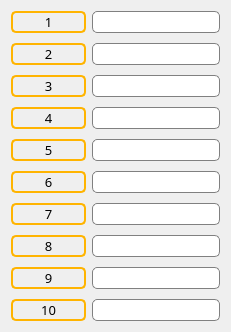
   <widget class="QWidget" name="layoutWidget">
    <property name="geometry">
     <rect>
      <x>30</x>
      <y>100</y>
      <width>211</width>
      <height>321</height>
     </rect>
    </property>
    <property name="font">
     <font>
      <family>나눔바른고딕</family>
      <pointsize>10</pointsize>
     </font>
    </property>
    <layout class="QFormLayout" name="formLayout">
     <property name="verticalSpacing">
      <number>10</number>
     </property>
     <item row="0" column="0">
      <widget class="QPushButton" name="pushButton1">
       <property name="sizePolicy">
        <sizepolicy hsizetype="Fixed" vsizetype="Fixed">
         <horstretch>0</horstretch>
         <verstretch>0</verstretch>
        </sizepolicy>
       </property>
       <property name="minimumSize">
        <size>
         <width>75</width>
         <height>22</height>
        </size>
       </property>
       <property name="maximumSize">
        <size>
         <width>16777215</width>
         <height>22</height>
        </size>
       </property>
       <property name="font">
        <font>
         <family>나눔바른고딕</family>
         <pointsize>10</pointsize>
        </font>
       </property>
       <property name="styleSheet">
        <string notr="true">QPushButton{border: 2px solid rgba(255, 180, 0);border-radius:5px;}
QPushButton:checked{border: 2px solid rgba(255, 180, 0);
background-color:qlineargradient(spread:reflect, x1:0.483889, y1:0, x2:0.500333, y2:0.512,stop:0 rgba(255, 180, 0, 255), stop:1 rgba(255, 229, 44, 255));
border-radius:5px;}</string>
       </property>
       <property name="text">
        <string>1</string>
       </property>
       <property name="checkable">
        <bool>true</bool>
       </property>
      </widget>
     </item>
     <item row="0" column="1">
      <widget class="QLineEdit" name="lineEdit1">
       <property name="minimumSize">
        <size>
         <width>128</width>
         <height>21</height>
        </size>
       </property>
       <property name="font">
        <font>
         <family>나눔바른고딕</family>
         <pointsize>10</pointsize>
        </font>
       </property>
       <property name="styleSheet">
        <string notr="true">border:1px solid grey;
border-radius:5px;</string>
       </property>
      </widget>
     </item>
     <item row="1" column="0">
      <widget class="QPushButton" name="pushButton2">
       <property name="sizePolicy">
        <sizepolicy hsizetype="Fixed" vsizetype="Fixed">
         <horstretch>0</horstretch>
         <verstretch>0</verstretch>
        </sizepolicy>
       </property>
       <property name="minimumSize">
        <size>
         <width>75</width>
         <height>22</height>
        </size>
       </property>
       <property name="maximumSize">
        <size>
         <width>16777215</width>
         <height>22</height>
        </size>
       </property>
       <property name="font">
        <font>
         <family>나눔바른고딕</family>
         <pointsize>10</pointsize>
        </font>
       </property>
       <property name="styleSheet">
        <string notr="true">QPushButton{border: 2px solid rgba(255, 180, 0);border-radius:5px;}
QPushButton:checked{border: 2px solid rgba(255, 180, 0);
background-color:qlineargradient(spread:reflect, x1:0.483889, y1:0, x2:0.500333, y2:0.512,stop:0 rgba(255, 180, 0, 255), stop:1 rgba(255, 229, 44, 255));
border-radius:5px;}</string>
       </property>
       <property name="text">
        <string>2</string>
       </property>
       <property name="checkable">
        <bool>true</bool>
       </property>
      </widget>
     </item>
     <item row="1" column="1">
      <widget class="QLineEdit" name="lineEdit2">
       <property name="minimumSize">
        <size>
         <width>128</width>
         <height>21</height>
        </size>
       </property>
       <property name="font">
        <font>
         <family>나눔바른고딕</family>
         <pointsize>10</pointsize>
        </font>
       </property>
       <property name="styleSheet">
        <string notr="true">border:1px solid grey;
border-radius:5px;</string>
       </property>
      </widget>
     </item>
     <item row="2" column="0">
      <widget class="QPushButton" name="pushButton3">
       <property name="sizePolicy">
        <sizepolicy hsizetype="Fixed" vsizetype="Fixed">
         <horstretch>0</horstretch>
         <verstretch>0</verstretch>
        </sizepolicy>
       </property>
       <property name="minimumSize">
        <size>
         <width>75</width>
         <height>22</height>
        </size>
       </property>
       <property name="maximumSize">
        <size>
         <width>16777215</width>
         <height>22</height>
        </size>
       </property>
       <property name="font">
        <font>
         <family>나눔바른고딕</family>
         <pointsize>10</pointsize>
        </font>
       </property>
       <property name="styleSheet">
        <string notr="true">QPushButton{border: 2px solid rgba(255, 180, 0);border-radius:5px;}
QPushButton:checked{border: 2px solid rgba(255, 180, 0);
background-color:qlineargradient(spread:reflect, x1:0.483889, y1:0, x2:0.500333, y2:0.512,stop:0 rgba(255, 180, 0, 255), stop:1 rgba(255, 229, 44, 255));
border-radius:5px;}</string>
       </property>
       <property name="text">
        <string>3</string>
       </property>
       <property name="checkable">
        <bool>true</bool>
       </property>
      </widget>
     </item>
     <item row="2" column="1">
      <widget class="QLineEdit" name="lineEdit3">
       <property name="minimumSize">
        <size>
         <width>128</width>
         <height>21</height>
        </size>
       </property>
       <property name="font">
        <font>
         <family>나눔바른고딕</family>
         <pointsize>10</pointsize>
        </font>
       </property>
       <property name="styleSheet">
        <string notr="true">border:1px solid grey;
border-radius:5px;</string>
       </property>
      </widget>
     </item>
     <item row="3" column="0">
      <widget class="QPushButton" name="pushButton4">
       <property name="sizePolicy">
        <sizepolicy hsizetype="Fixed" vsizetype="Fixed">
         <horstretch>0</horstretch>
         <verstretch>0</verstretch>
        </sizepolicy>
       </property>
       <property name="minimumSize">
        <size>
         <width>75</width>
         <height>22</height>
        </size>
       </property>
       <property name="maximumSize">
        <size>
         <width>16777215</width>
         <height>22</height>
        </size>
       </property>
       <property name="font">
        <font>
         <family>나눔바른고딕</family>
         <pointsize>10</pointsize>
        </font>
       </property>
       <property name="styleSheet">
        <string notr="true">QPushButton{border: 2px solid rgba(255, 180, 0);border-radius:5px;}
QPushButton:checked{border: 2px solid rgba(255, 180, 0);
background-color:qlineargradient(spread:reflect, x1:0.483889, y1:0, x2:0.500333, y2:0.512,stop:0 rgba(255, 180, 0, 255), stop:1 rgba(255, 229, 44, 255));
border-radius:5px;}</string>
       </property>
       <property name="text">
        <string>4</string>
       </property>
       <property name="checkable">
        <bool>true</bool>
       </property>
      </widget>
     </item>
     <item row="3" column="1">
      <widget class="QLineEdit" name="lineEdit4">
       <property name="minimumSize">
        <size>
         <width>128</width>
         <height>21</height>
        </size>
       </property>
       <property name="font">
        <font>
         <family>나눔바른고딕</family>
         <pointsize>10</pointsize>
        </font>
       </property>
       <property name="styleSheet">
        <string notr="true">border:1px solid grey;
border-radius:5px;</string>
       </property>
      </widget>
     </item>
     <item row="4" column="0">
      <widget class="QPushButton" name="pushButton5">
       <property name="sizePolicy">
        <sizepolicy hsizetype="Fixed" vsizetype="Fixed">
         <horstretch>0</horstretch>
         <verstretch>0</verstretch>
        </sizepolicy>
       </property>
       <property name="minimumSize">
        <size>
         <width>75</width>
         <height>22</height>
        </size>
       </property>
       <property name="maximumSize">
        <size>
         <width>16777215</width>
         <height>22</height>
        </size>
       </property>
       <property name="font">
        <font>
         <family>나눔바른고딕</family>
         <pointsize>10</pointsize>
        </font>
       </property>
       <property name="styleSheet">
        <string notr="true">QPushButton{border: 2px solid rgba(255, 180, 0);border-radius:5px;}
QPushButton:checked{border: 2px solid rgba(255, 180, 0);
background-color:qlineargradient(spread:reflect, x1:0.483889, y1:0, x2:0.500333, y2:0.512,stop:0 rgba(255, 180, 0, 255), stop:1 rgba(255, 229, 44, 255));
border-radius:5px;}</string>
       </property>
       <property name="text">
        <string>5</string>
       </property>
       <property name="checkable">
        <bool>true</bool>
       </property>
      </widget>
     </item>
     <item row="4" column="1">
      <widget class="QLineEdit" name="lineEdit5">
       <property name="minimumSize">
        <size>
         <width>128</width>
         <height>21</height>
        </size>
       </property>
       <property name="font">
        <font>
         <family>나눔바른고딕</family>
         <pointsize>10</pointsize>
        </font>
       </property>
       <property name="styleSheet">
        <string notr="true">border:1px solid grey;
border-radius:5px;</string>
       </property>
      </widget>
     </item>
     <item row="5" column="0">
      <widget class="QPushButton" name="pushButton6">
       <property name="sizePolicy">
        <sizepolicy hsizetype="Fixed" vsizetype="Fixed">
         <horstretch>0</horstretch>
         <verstretch>0</verstretch>
        </sizepolicy>
       </property>
       <property name="minimumSize">
        <size>
         <width>75</width>
         <height>22</height>
        </size>
       </property>
       <property name="maximumSize">
        <size>
         <width>16777215</width>
         <height>22</height>
        </size>
       </property>
       <property name="font">
        <font>
         <family>나눔바른고딕</family>
         <pointsize>10</pointsize>
        </font>
       </property>
       <property name="styleSheet">
        <string notr="true">QPushButton{border: 2px solid rgba(255, 180, 0);border-radius:5px;}
QPushButton:checked{border: 2px solid rgba(255, 180, 0);
background-color:qlineargradient(spread:reflect, x1:0.483889, y1:0, x2:0.500333, y2:0.512,stop:0 rgba(255, 180, 0, 255), stop:1 rgba(255, 229, 44, 255));
border-radius:5px;}</string>
       </property>
       <property name="text">
        <string>6</string>
       </property>
       <property name="checkable">
        <bool>true</bool>
       </property>
      </widget>
     </item>
     <item row="5" column="1">
      <widget class="QLineEdit" name="lineEdit6">
       <property name="minimumSize">
        <size>
         <width>128</width>
         <height>21</height>
        </size>
       </property>
       <property name="font">
        <font>
         <family>나눔바른고딕</family>
         <pointsize>10</pointsize>
        </font>
       </property>
       <property name="styleSheet">
        <string notr="true">border:1px solid grey;
border-radius:5px;</string>
       </property>
      </widget>
     </item>
     <item row="6" column="0">
      <widget class="QPushButton" name="pushButton7">
       <property name="sizePolicy">
        <sizepolicy hsizetype="Fixed" vsizetype="Fixed">
         <horstretch>0</horstretch>
         <verstretch>0</verstretch>
        </sizepolicy>
       </property>
       <property name="minimumSize">
        <size>
         <width>75</width>
         <height>22</height>
        </size>
       </property>
       <property name="maximumSize">
        <size>
         <width>16777215</width>
         <height>22</height>
        </size>
       </property>
       <property name="font">
        <font>
         <family>나눔바른고딕</family>
         <pointsize>10</pointsize>
        </font>
       </property>
       <property name="styleSheet">
        <string notr="true">QPushButton{border: 2px solid rgba(255, 180, 0);border-radius:5px;}
QPushButton:checked{border: 2px solid rgba(255, 180, 0);
background-color:qlineargradient(spread:reflect, x1:0.483889, y1:0, x2:0.500333, y2:0.512,stop:0 rgba(255, 180, 0, 255), stop:1 rgba(255, 229, 44, 255));
border-radius:5px;}</string>
       </property>
       <property name="text">
        <string>7</string>
       </property>
       <property name="checkable">
        <bool>true</bool>
       </property>
      </widget>
     </item>
     <item row="6" column="1">
      <widget class="QLineEdit" name="lineEdit7">
       <property name="minimumSize">
        <size>
         <width>128</width>
         <height>21</height>
        </size>
       </property>
       <property name="font">
        <font>
         <family>나눔바른고딕</family>
         <pointsize>10</pointsize>
        </font>
       </property>
       <property name="styleSheet">
        <string notr="true">border:1px solid grey;
border-radius:5px;</string>
       </property>
      </widget>
     </item>
     <item row="7" column="0">
      <widget class="QPushButton" name="pushButton8">
       <property name="sizePolicy">
        <sizepolicy hsizetype="Fixed" vsizetype="Fixed">
         <horstretch>0</horstretch>
         <verstretch>0</verstretch>
        </sizepolicy>
       </property>
       <property name="minimumSize">
        <size>
         <width>75</width>
         <height>22</height>
        </size>
       </property>
       <property name="maximumSize">
        <size>
         <width>16777215</width>
         <height>22</height>
        </size>
       </property>
       <property name="font">
        <font>
         <family>나눔바른고딕</family>
         <pointsize>10</pointsize>
        </font>
       </property>
       <property name="styleSheet">
        <string notr="true">QPushButton{border: 2px solid rgba(255, 180, 0);border-radius:5px;}
QPushButton:checked{border: 2px solid rgba(255, 180, 0);
background-color:qlineargradient(spread:reflect, x1:0.483889, y1:0, x2:0.500333, y2:0.512,stop:0 rgba(255, 180, 0, 255), stop:1 rgba(255, 229, 44, 255));
border-radius:5px;}</string>
       </property>
       <property name="text">
        <string>8</string>
       </property>
       <property name="checkable">
        <bool>true</bool>
       </property>
      </widget>
     </item>
     <item row="7" column="1">
      <widget class="QLineEdit" name="lineEdit8">
       <property name="minimumSize">
        <size>
         <width>128</width>
         <height>21</height>
        </size>
       </property>
       <property name="font">
        <font>
         <family>나눔바른고딕</family>
         <pointsize>10</pointsize>
        </font>
       </property>
       <property name="styleSheet">
        <string notr="true">border:1px solid grey;
border-radius:5px;</string>
       </property>
      </widget>
     </item>
     <item row="8" column="0">
      <widget class="QPushButton" name="pushButton9">
       <property name="sizePolicy">
        <sizepolicy hsizetype="Fixed" vsizetype="Fixed">
         <horstretch>0</horstretch>
         <verstretch>0</verstretch>
        </sizepolicy>
       </property>
       <property name="minimumSize">
        <size>
         <width>75</width>
         <height>22</height>
        </size>
       </property>
       <property name="maximumSize">
        <size>
         <width>16777215</width>
         <height>22</height>
        </size>
       </property>
       <property name="font">
        <font>
         <family>나눔바른고딕</family>
         <pointsize>10</pointsize>
        </font>
       </property>
       <property name="styleSheet">
        <string notr="true">QPushButton{border: 2px solid rgba(255, 180, 0);border-radius:5px;}
QPushButton:checked{border: 2px solid rgba(255, 180, 0);
background-color:qlineargradient(spread:reflect, x1:0.483889, y1:0, x2:0.500333, y2:0.512,stop:0 rgba(255, 180, 0, 255), stop:1 rgba(255, 229, 44, 255));
border-radius:5px;}</string>
       </property>
       <property name="text">
        <string>9</string>
       </property>
       <property name="checkable">
        <bool>true</bool>
       </property>
      </widget>
     </item>
     <item row="8" column="1">
      <widget class="QLineEdit" name="lineEdit9">
       <property name="minimumSize">
        <size>
         <width>128</width>
         <height>21</height>
        </size>
       </property>
       <property name="font">
        <font>
         <family>나눔바른고딕</family>
         <pointsize>10</pointsize>
        </font>
       </property>
       <property name="styleSheet">
        <string notr="true">border:1px solid grey;
border-radius:5px;</string>
       </property>
      </widget>
     </item>
     <item row="9" column="0">
      <widget class="QPushButton" name="pushButton10">
       <property name="sizePolicy">
        <sizepolicy hsizetype="Fixed" vsizetype="Fixed">
         <horstretch>0</horstretch>
         <verstretch>0</verstretch>
        </sizepolicy>
       </property>
       <property name="minimumSize">
        <size>
         <width>75</width>
         <height>22</height>
        </size>
       </property>
       <property name="maximumSize">
        <size>
         <width>16777215</width>
         <height>22</height>
        </size>
       </property>
       <property name="font">
        <font>
         <family>나눔바른고딕</family>
         <pointsize>10</pointsize>
        </font>
       </property>
       <property name="styleSheet">
        <string notr="true">QPushButton{border: 2px solid rgba(255, 180, 0);border-radius:5px;}
QPushButton:checked{border: 2px solid rgba(255, 180, 0);
background-color:qlineargradient(spread:reflect, x1:0.483889, y1:0, x2:0.500333, y2:0.512,stop:0 rgba(255, 180, 0, 255), stop:1 rgba(255, 229, 44, 255));
border-radius:5px;}</string>
       </property>
       <property name="text">
        <string>10</string>
       </property>
       <property name="checkable">
        <bool>true</bool>
       </property>
      </widget>
     </item>
     <item row="9" column="1">
      <widget class="QLineEdit" name="lineEdit10">
       <property name="minimumSize">
        <size>
         <width>128</width>
         <height>21</height>
        </size>
       </property>
       <property name="font">
        <font>
         <family>나눔바른고딕</family>
         <pointsize>10</pointsize>
        </font>
       </property>
       <property name="styleSheet">
        <string notr="true">border:1px solid grey;
border-radius:5px;</string>
       </property>
      </widget>
     </item>
    </layout>
   </widget>
